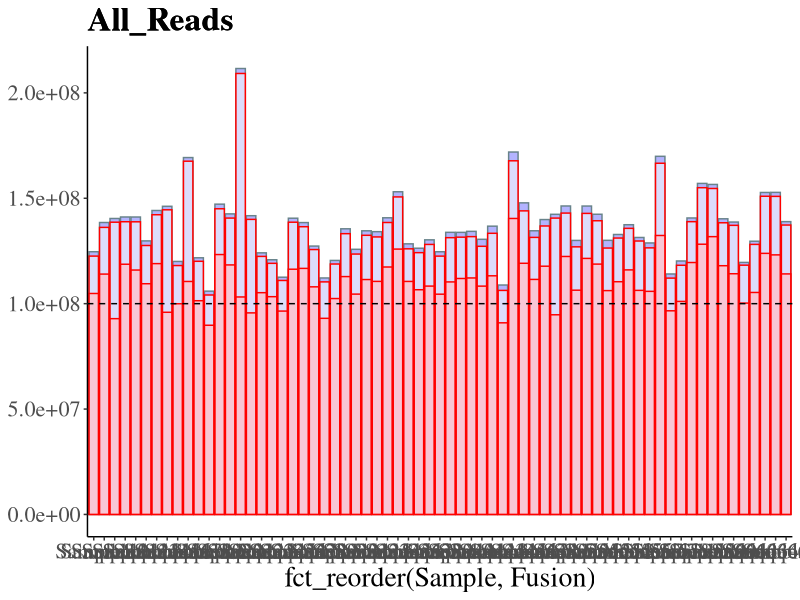

The R source for this figure: (Note: this script raises an error after producing the figure.)
#-----------------------------------------------------
#SASI ARUNACHALAM PhD : St Jude Childern Research Hospital
# NGS_Stats
#-----------------------------------------------------
#############
library(tidyverse) #ggplot2,tibble,tidyr,readr,purrr,dplyr,stringr,forcats
library(data.table)
library(readxl)
library(openxlsx)
library(scales)
rm(list=ls())
#############
stat <- read_excel("NGS_Stats_Input_1.xlsx")

###### ALL_reads

##1
##ggplot for Allreads

ggplot(data=stat, aes(x=fct_reorder(Sample,Fusion),fill=factor(Fusion))) +
  geom_bar(aes(y=Totalreads), stat="identity", position ="identity", alpha=.3, fill='blue', color='lightblue4') +
  geom_bar(aes(y=MappedReads), stat="identity", position="identity", alpha=.8, fill='lavender', color='red')+
  geom_bar(aes(y=Non_dupped), stat="identity", position="identity", alpha=.8, fill='pink', color='red')+
  ggtitle("All_Reads")+
  theme_classic()+
  #scale_y_continuous(labels=function(n){format(n, scientific = FALSE)})+
  geom_hline(yintercept=100000000, linetype="dashed")+
  theme(
    legend.title=element_blank(),  
    #legend.position=c(.73,.7),
    axis.title.y=element_blank(), 
    text=element_text(family="serif",size=20),
    plot.title=element_text(face="bold",hjust=c(0,0))
  )

  
ggsave("~working_directory/Allreads.pdf",width = 50, height = 10, units = "cm")




##2
##ggplot for mapped_per
ggplot(data=stat, aes(x=Sample, y=Map_perc)) +
  geom_bar(stat="identity") + 
  ggtitle("Mapped_percentage")+
  theme_classic()+
  coord_cartesian(ylim=c(80, 100))+
  geom_hline(yintercept=96, linetype="dashed")+
  theme(
    legend.title=element_blank(),  
    #legend.position=c(.73,.7),
    axis.title.y=element_blank(), 
    text=element_text(family="serif",size=20),
    plot.title=element_text(face="bold",hjust=c(0,0))
    
)
ggsave("~working_directory/mapped_per.pdf",width = 50, height = 10, units = "cm")


##3
##ggplot for Dup_per
ggplot(data=stat, aes(x=Sample, y=Dup_perc)) +
  geom_bar(stat="identity") + 
  ggtitle("Dup_percentage")+
  theme_classic()+
  coord_cartesian(ylim=c(0, 50))+
  geom_hline(yintercept=40, linetype="dashed")+
  theme(
    legend.title=element_blank(),  
    #legend.position=c(.73,.7),
    axis.title.y=element_blank(), 
    text=element_text(family="serif",size=20),
    plot.title=element_text(face="bold",hjust=c(0,0))
    
  )
ggsave("~working_directory/NGS_Stats_output_1/dup_prec.pdf",width = 50, height = 10, units = "cm")


##4
##ggplot for OnTargetDepth
ggplot(data=stat, aes(x=Sample, y=OnTargetDepth)) +
  geom_bar(stat="identity") + 
  ggtitle("Target_depth")+
  theme_classic()+
  coord_cartesian(ylim=c(0, 100))+
  geom_hline(yintercept=75, linetype="dashed")+
  theme(
    legend.title=element_blank(),  
    #legend.position=c(.73,.7),
    axis.title.y=element_blank(), 
    text=element_text(family="serif",size=20),
    plot.title=element_text(face="bold",hjust=c(0,0))
    
  )

ggsave("~working_directory/NGS_Stats_output_1/Target.pdf",width = 50, height = 10, units = "cm")
